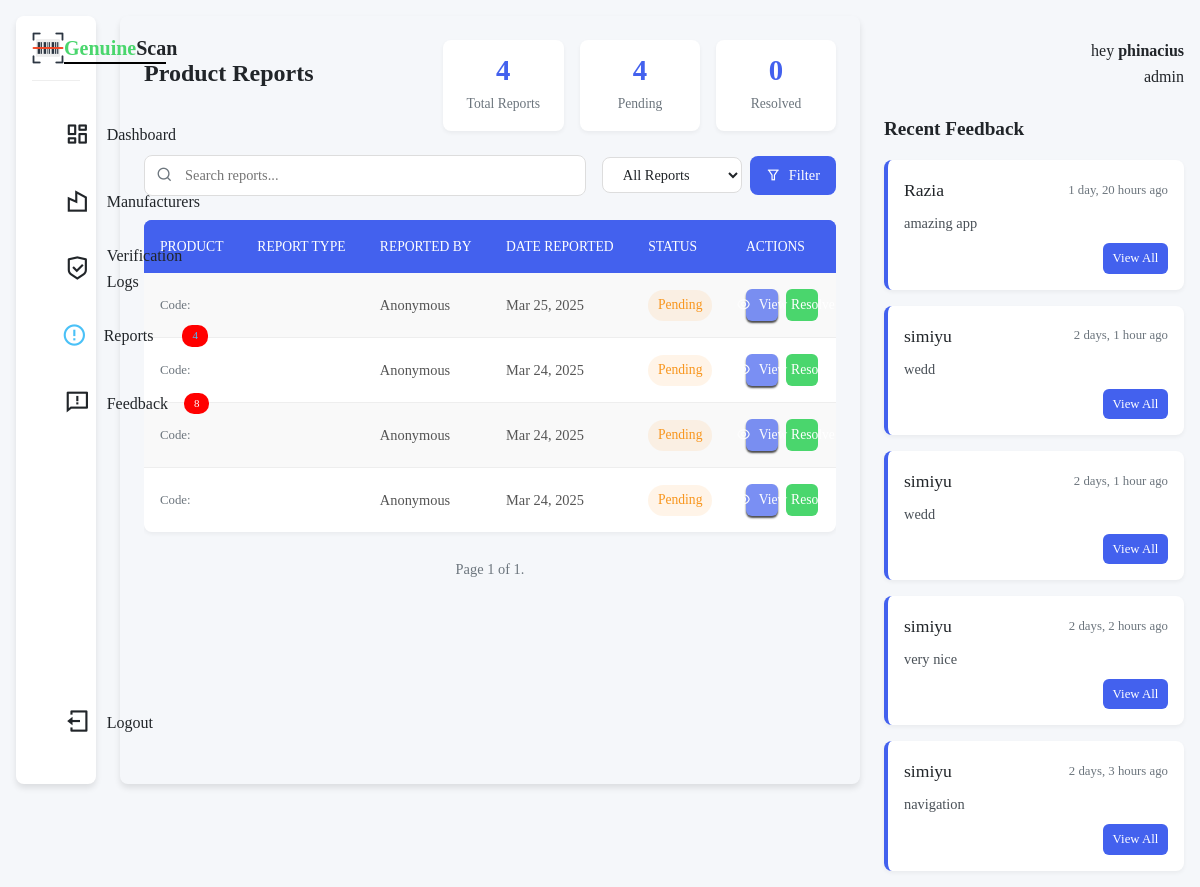
/admin-reports (signed in), run on the app's committed database.
### barcodereader/models.py (models this page shows, shortened)
class Counterfeit_report(models.Model):
    code = models.CharField(max_length=100,  blank=True, null=True)
    reported_at=models.DateTimeField(auto_now_add=True)
    resolved = models.BooleanField(default=False)  # Add this field
    resolved_at = models.DateTimeField(null=True, blank=True)  # Optional

class Feedback(models.Model):
    name=models.CharField(max_length=255)
    message=models.CharField(max_length=255)
    created_at = models.DateTimeField(auto_now_add=True)

### barcodereader/decorator.py (the view)
    def wrapper(request, *args, **kwargs):
        group=None
        if request.user.groups.exists():
            group=request.user.groups.all()[0].name
        if group == 'admin':
            return view_func(request, *args, **kwargs)
        else:
            return redirect('/')

### barcodereader/decorator.py (called while the page is built)
def admin_only(view_func):
    def wrapper(request, *args, **kwargs):
        group=None
        if request.user.groups.exists():
            group=request.user.groups.all()[0].name
        if group == 'admin':
            return view_func(request, *args, **kwargs)
        else:
            return redirect('/')
    return wrapper

### templates/barcode/admin_reports.html (shortened to what this page needs)
{% extends 'layouts/a_layout.html' %}
{% load static %}
{% block body %}
<div class="admin-dashboard">
   <div class="container">
 <aside class="aside">
       <div class="top">
           <div class="logo">
               <a href="" class="logo-link">
                   <img src="{% static 'images/icons/barcode-scan.png' %}" alt="" class="logo-img">
                   <h2 class="logo-text"><span>Genuine</span>Scan</h2>
               </a>
           </div>
       </div>
       <div class="side-bar">
            <a href="{% url 'admin_dashboard' %}">
                <span><i class="ri-dashboard-line"></i></span>
                <h3>dashboard</h3>
            </a>
            <a href="{% url 'admin_manufacturer' %}" >
                <span><i class="ri-building-3-line"></i></span>
                <h3>Manufacturers</h3>
            </a>
            <a href="{% url 'admin_verification' %}">
                <span><i class="ri-shield-check-line"></i></span>
                <h3>Verification Logs</h3>
            </a>
            <a href="{% url 'admin_report' %}" class="active">
                <span><i class="ri-error-warning-line"></i></span>
                <h3>Reports</h3>
                <span class="count">{{ counterfeit_reports_count }}</span>
            </a>
            <a href="{% url 'admin_feedback' %}">
                <span><i class="ri-feedback-line"></i></span>
                <h3>feedback</h3>
                <span class="count">{{ total_feedback }}</span>
            </a>
            <a href="{% url 'account_logout' %}">
                <span><i class="ri-logout-box-line"></i></span>
                <h3>logout</h3>
            </a>
       </div>
   </aside>
   <main class="main">
    <div class="reports-header">
        <h1>Product Reports</h1>
        <div class="reports-stats">
            <div class="stat-card">
                <div class="stat-value">{{ total_reports }}</div>
                <div class="stat-label">Total Reports</div>
            </div>
            <div class="stat-card">
                <div class="stat-value">{{ pending_reports }}</div>
                <div class="stat-label">Pending</div>
            </div>
            <div class="stat-card">
                <div class="stat-value">{{ resolved_reports }}</div>
                <div class="stat-label">Resolved</div>
            </div>
        </div>
    </div>
    <div class="search-filter">
        <div class="search-box">
            <i class="ri-search-line"></i>
            <input type="text" placeholder="Search reports..." id="report-search">
        </div>
        <div class="filter-options">
            <select id="report-filter">
                <option value="all">All Reports</option>
            </select>
            <button class="btn primary">
                <i class="ri-filter-line"></i> Filter
            </button>
        </div>
    </div>
    <div class="reports-table">
        <table>
            <thead>
                <tr>
                    <th>Product</th>
                    <th>Report Type</th>
                    <th>Reported By</th>
                    <th>Date Reported</th>
                    <th>Status</th>
                    <th>Actions</th>
                </tr>
            </thead>
            <tbody>
                {% for report in reports %}
                <tr>
                    <td>
                        <div class="product-info">
                            <div class="product-code">Code: {{ report.product.barcode.barcode }}</div>
                        </div>
                    </td>
                    <td>
                    </td>
                    <td>
                        {% if report.reported_by %}
                            {{ report.reported_by.username }}
                        {% else %}
                            Anonymous
                        {% endif %}
                    </td>
                    <td>{{ report.reported_at|date:"M d, Y" }}</td>
                    <td>
                        <span class="status-badge {% if report.resolved %}resolved{% else %}pending{% endif %}">
                            {% if report.resolved %}Resolved{% else %}Pending{% endif %}
                        </span>
                    </td>
                    <td>
                        <div class="action-buttons">
                            <a href="" class="btn view">
                                <i class="ri-eye-line"></i> View
                            </a>
                            {% if not report.resolved %}
                                <button class="btn resolve" data-report-id="{{ report.id }}">
                                     Resolve
                                </button>
                            {% endif %}
                        </div>
                    </td>
                </tr>
                {% empty %}
                <tr>
                    <td colspan="6" class="no-data">No reports found</td>
                </tr>
                {% endfor %}
            </tbody>
        </table>
        <div class="pagination">
            <span class="step-links">
                <span class="current">
                    Page {{ reports.number }} of {{ reports.paginator.num_pages }}.
                </span>
            </span>
        </div>
    </div>
</main>
<div class="right">
    <div class="top">
        <div class="profile">
            <div class="infor">
                <p>hey <b>{{ request.user.username }}</b> <br>admin</p>
            </div>
        </div>
    </div>
    <div class="recent-feedback">
        <h2>Recent Feedback</h2>
        <div class="feedback-list">
            {% for feedback in recent_feedback %}
            <div class="feedback-item">
                <div class="feedback-header">
                    <span class="sender-name">{{ feedback.name }}</span>
                    <span class="feedback-time">{{ feedback.created_at|timesince }} ago</span>
                </div>
                <div class="feedback-message">
                    <p>{{ feedback.message|truncatechars:60 }}</p>
                </div>
                <div class="feedback-actions">
                    <a href="{% url 'admin_feedback' %}" class="btn view">View All</a>
                </div>
            </div>
            {% empty %}
            <div class="no-feedback">
                <i class="ri-feedback-line"></i>
                <p>No recent feedback</p>
            </div>
            {% endfor %}
        </div>
    </div>
</div>
</div>
</div>
{% endblock %}

### data on the page
Counterfeit_report: reported_at "Mar 25, 2025", resolved "Pending"
Counterfeit_report: reported_at "Mar 24, 2025", resolved "Pending"
Counterfeit_report: reported_at "Mar 24, 2025", resolved "Pending"
Counterfeit_report: reported_at "Mar 24, 2025", resolved "Pending"
Feedback: name "Razia", created_at "1 day, 20 hours", message "amazing app"
Feedback: name "simiyu", created_at "2 days, 1 hour", message "wedd"
Feedback: name "simiyu", created_at "2 days, 1 hour", message "wedd"
Feedback: name "simiyu", created_at "2 days, 2 hours", message "very nice"
Feedback: name "simiyu", created_at "2 days, 3 hours", message "navigation"

### other printed values
{{ counterfeit_reports_count }} "4"
{{ total_feedback }} "8"
{{ total_reports }} "4"
{{ pending_reports }} "4"
{{ resolved_reports }} "0"
{{ reports.number }} "1"
{{ reports.paginator.num_pages }} "1"
{{ request.user.username }} "phinacius"
